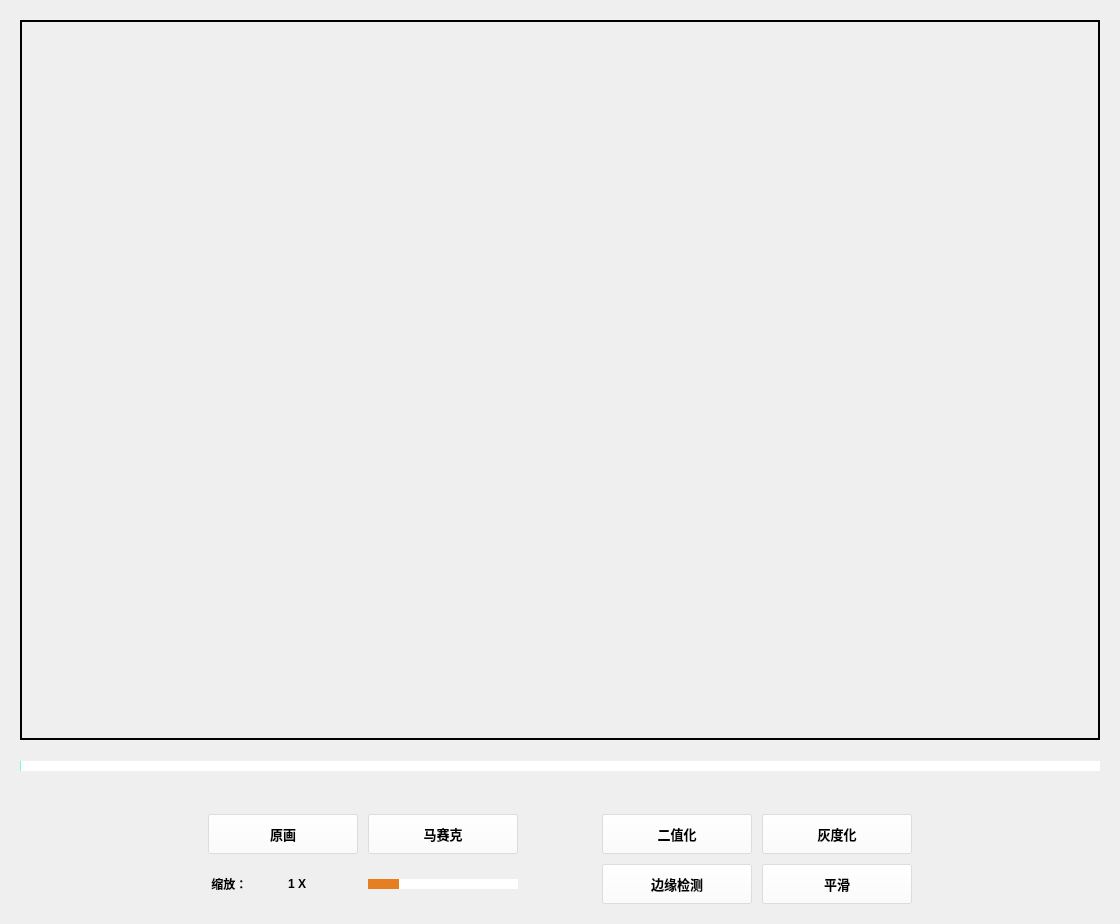
      <widget class="QWidget" name="tab_2">
       <attribute name="title">
        <string>视频处理</string>
       </attribute>
       <layout class="QHBoxLayout" name="horizontalLayout_3">
        <item>
         <widget class="QWidget" name="label_widget" native="true">
          <property name="sizePolicy">
           <sizepolicy hsizetype="Fixed" vsizetype="Preferred">
            <horstretch>0</horstretch>
            <verstretch>0</verstretch>
           </sizepolicy>
          </property>
          <layout class="QVBoxLayout" name="verticalLayout">
           <item>
            <widget class="QLabel" name="labelVideoShow">
             <property name="sizePolicy">
              <sizepolicy hsizetype="Fixed" vsizetype="Fixed">
               <horstretch>0</horstretch>
               <verstretch>0</verstretch>
              </sizepolicy>
             </property>
             <property name="minimumSize">
              <size>
               <width>1080</width>
               <height>720</height>
              </size>
             </property>
             <property name="maximumSize">
              <size>
               <width>1080</width>
               <height>720</height>
              </size>
             </property>
             <property name="frameShape">
              <enum>QFrame::WinPanel</enum>
             </property>
             <property name="frameShadow">
              <enum>QFrame::Plain</enum>
             </property>
             <property name="text">
              <string/>
             </property>
            </widget>
           </item>
           <item>
            <widget class="QSlider" name="sliderPlay">
             <property name="sizePolicy">
              <sizepolicy hsizetype="Fixed" vsizetype="Fixed">
               <horstretch>0</horstretch>
               <verstretch>0</verstretch>
              </sizepolicy>
             </property>
             <property name="minimumSize">
              <size>
               <width>1080</width>
               <height>40</height>
              </size>
             </property>
             <property name="maximumSize">
              <size>
               <width>1080</width>
               <height>40</height>
              </size>
             </property>
             <property name="styleSheet">
              <string notr="true">QSlider::groove:horizontal {
	height: 10px;
	background: rgb(105, 255, 225);
}
QSlider::handle:Horizontal 
{
     height: 40px;
     width: 35px;
     border-image: url(:/images/dragon.png);
     margin: -12 12px;
}
QSlider::add-page:horizontal {
    background: white;
}
QSlider::sub-page:horizontal {
    background: rgb(105, 255, 225);
}</string>
             </property>
             <property name="maximum">
              <number>1000</number>
             </property>
             <property name="orientation">
              <enum>Qt::Horizontal</enum>
             </property>
            </widget>
           </item>
           <item>
            <widget class="QLabel" name="labelPlayTime">
             <property name="sizePolicy">
              <sizepolicy hsizetype="Fixed" vsizetype="Fixed">
               <horstretch>0</horstretch>
               <verstretch>0</verstretch>
              </sizepolicy>
             </property>
             <property name="minimumSize">
              <size>
               <width>120</width>
               <height>16</height>
              </size>
             </property>
             <property name="maximumSize">
              <size>
               <width>120</width>
               <height>16</height>
              </size>
             </property>
             <property name="font">
              <font>
               <weight>75</weight>
               <bold>true</bold>
              </font>
             </property>
             <property name="text">
              <string/>
             </property>
            </widget>
           </item>
           <item>
            <layout class="QHBoxLayout" name="horizontalLayout_2">
             <property name="spacing">
              <number>10</number>
             </property>
             <item>
              <spacer name="horizontalSpacer_6">
               <property name="orientation">
                <enum>Qt::Horizontal</enum>
               </property>
               <property name="sizeHint" stdset="0">
                <size>
                 <width>40</width>
                 <height>20</height>
                </size>
               </property>
              </spacer>
             </item>
             <item>
              <layout class="QVBoxLayout" name="verticalLayout_8">
               <property name="spacing">
                <number>10</number>
               </property>
               <item>
                <layout class="QHBoxLayout" name="horizontalLayout_16">
                 <property name="spacing">
                  <number>10</number>
                 </property>
                 <item>
                  <widget class="QPushButton" name="btnSrcVideo">
                   <property name="sizePolicy">
                    <sizepolicy hsizetype="Fixed" vsizetype="Fixed">
                     <horstretch>0</horstretch>
                     <verstretch>0</verstretch>
                    </sizepolicy>
                   </property>
                   <property name="minimumSize">
                    <size>
                     <width>150</width>
                     <height>40</height>
                    </size>
                   </property>
                   <property name="maximumSize">
                    <size>
                     <width>150</width>
                     <height>40</height>
                    </size>
                   </property>
                   <property name="font">
                    <font>
                     <pointsize>10</pointsize>
                     <weight>75</weight>
                     <bold>true</bold>
                    </font>
                   </property>
                   <property name="styleSheet">
                    <string notr="true">QPushButton {
    /* 正常状态 */
	background-color: rgba(255, 255, 255, 100);
}

QPushButton:pressed {
    /* 鼠标按下状态 */
    background-color: rgb(0, 255, 255);
}</string>
                   </property>
                   <property name="text">
                    <string>原画</string>
                   </property>
                   <property name="icon">
                    <iconset resource="res.qrc">
                     <normaloff>:/images/src_image.png</normaloff>:/images/src_image.png</iconset>
                   </property>
                   <property name="iconSize">
                    <size>
                     <width>50</width>
                     <height>50</height>
                    </size>
                   </property>
                  </widget>
                 </item>
                 <item>
                  <widget class="QPushButton" name="btnMosaic">
                   <property name="sizePolicy">
                    <sizepolicy hsizetype="Fixed" vsizetype="Fixed">
                     <horstretch>0</horstretch>
                     <verstretch>0</verstretch>
                    </sizepolicy>
                   </property>
                   <property name="minimumSize">
                    <size>
                     <width>150</width>
                     <height>40</height>
                    </size>
                   </property>
                   <property name="maximumSize">
                    <size>
                     <width>150</width>
                     <height>40</height>
                    </size>
                   </property>
                   <property name="font">
                    <font>
                     <pointsize>10</pointsize>
                     <weight>75</weight>
                     <bold>true</bold>
                    </font>
                   </property>
                   <property name="styleSheet">
                    <string notr="true">QPushButton {
    /* 正常状态 */
	background-color: rgba(255, 255, 255, 100);
}

QPushButton:pressed {
    /* 鼠标按下状态 */
    background-color: rgb(0, 255, 255);
}</string>
                   </property>
                   <property name="text">
                    <string>马赛克</string>
                   </property>
                   <property name="icon">
                    <iconset resource="res.qrc">
                     <normaloff>:/images/mosaic.png</normaloff>:/images/mosaic.png</iconset>
                   </property>
                   <property name="iconSize">
                    <size>
                     <width>35</width>
                     <height>35</height>
                    </size>
                   </property>
                  </widget>
                 </item>
                </layout>
               </item>
               <item>
                <layout class="QHBoxLayout" name="horizontalLayout">
                 <item>
                  <widget class="QLabel" name="labelScaleFactor1">
                   <property name="sizePolicy">
                    <sizepolicy hsizetype="Fixed" vsizetype="Fixed">
                     <horstretch>0</horstretch>
                     <verstretch>0</verstretch>
                    </sizepolicy>
                   </property>
                   <property name="minimumSize">
                    <size>
                     <width>70</width>
                     <height>16</height>
                    </size>
                   </property>
                   <property name="maximumSize">
                    <size>
                     <width>70</width>
                     <height>16</height>
                    </size>
                   </property>
                   <property name="font">
                    <font>
                     <pointsize>9</pointsize>
                     <weight>75</weight>
                     <bold>true</bold>
                    </font>
                   </property>
                   <property name="text">
                    <string> 缩放：</string>
                   </property>
                  </widget>
                 </item>
                 <item>
                  <widget class="QLabel" name="labelScaleFactor2">
                   <property name="sizePolicy">
                    <sizepolicy hsizetype="Fixed" vsizetype="Fixed">
                     <horstretch>0</horstretch>
                     <verstretch>0</verstretch>
                    </sizepolicy>
                   </property>
                   <property name="minimumSize">
                    <size>
                     <width>70</width>
                     <height>16</height>
                    </size>
                   </property>
                   <property name="maximumSize">
                    <size>
                     <width>70</width>
                     <height>16</height>
                    </size>
                   </property>
                   <property name="font">
                    <font>
                     <weight>75</weight>
                     <bold>true</bold>
                    </font>
                   </property>
                   <property name="text">
                    <string>1 X</string>
                   </property>
                  </widget>
                 </item>
                 <item>
                  <widget class="QSlider" name="sliderScaleFactor">
                   <property name="sizePolicy">
                    <sizepolicy hsizetype="Fixed" vsizetype="Fixed">
                     <horstretch>0</horstretch>
                     <verstretch>0</verstretch>
                    </sizepolicy>
                   </property>
                   <property name="minimumSize">
                    <size>
                     <width>150</width>
                     <height>40</height>
                    </size>
                   </property>
                   <property name="maximumSize">
                    <size>
                     <width>150</width>
                     <height>40</height>
                    </size>
                   </property>
                   <property name="styleSheet">
                    <string notr="true">QSlider::groove:horizontal {
	height: 10px;
	background: #e67e22;
}
QSlider::handle:Horizontal 
{
     height: 20px;
     width: 20px;
     border-image: url(:/images/slider.png);
     margin: -12 12px;
}
QSlider::add-page:horizontal {
    background: white;
}
QSlider::sub-page:horizontal {
    background: #e67e22;
}</string>
                   </property>
                   <property name="minimum">
                    <number>25</number>
                   </property>
                   <property name="maximum">
                    <number>400</number>
                   </property>
                   <property name="value">
                    <number>100</number>
                   </property>
                   <property name="orientation">
                    <enum>Qt::Horizontal</enum>
                   </property>
                  </widget>
                 </item>
                </layout>
               </item>
              </layout>
             </item>
             <item>
              <widget class="QPushButton" name="btnPlayStop">
               <property name="enabled">
                <bool>false</bool>
               </property>
               <property name="sizePolicy">
                <sizepolicy hsizetype="Fixed" vsizetype="Fixed">
                 <horstretch>0</horstretch>
                 <verstretch>0</verstretch>
                </sizepolicy>
               </property>
               <property name="minimumSize">
                <size>
                 <width>64</width>
                 <height>64</height>
                </size>
               </property>
               <property name="maximumSize">
                <size>
                 <width>64</width>
                 <height>64</height>
                </size>
               </property>
               <property name="styleSheet">
                <string notr="true">border-radius:32px;
border:none;</string>
               </property>
               <property name="text">
                <string/>
               </property>
               <property name="iconSize">
                <size>
                 <width>64</width>
                 <height>64</height>
                </size>
               </property>
              </widget>
             </item>
             <item>
              <layout class="QGridLayout" name="gridLayout_6">
               <property name="spacing">
                <number>10</number>
               </property>
               <item row="0" column="0">
                <widget class="QPushButton" name="btnBinarization">
                 <property name="sizePolicy">
                  <sizepolicy hsizetype="Fixed" vsizetype="Fixed">
                   <horstretch>0</horstretch>
                   <verstretch>0</verstretch>
                  </sizepolicy>
                 </property>
                 <property name="minimumSize">
                  <size>
                   <width>150</width>
                   <height>40</height>
                  </size>
                 </property>
                 <property name="maximumSize">
                  <size>
                   <width>150</width>
                   <height>40</height>
                  </size>
                 </property>
                 <property name="font">
                  <font>
                   <pointsize>10</pointsize>
                   <weight>75</weight>
                   <bold>true</bold>
                  </font>
                 </property>
                 <property name="styleSheet">
                  <string notr="true">QPushButton {
    /* 正常状态 */
	background-color: rgba(255, 255, 255, 100);
}

QPushButton:pressed {
    /* 鼠标按下状态 */
    background-color: rgb(0, 255, 255);
}</string>
                 </property>
                 <property name="text">
                  <string>二值化</string>
                 </property>
                 <property name="icon">
                  <iconset resource="res.qrc">
                   <normaloff>:/images/binarization.png</normaloff>:/images/binarization.png</iconset>
                 </property>
                 <property name="iconSize">
                  <size>
                   <width>34</width>
                   <height>34</height>
                  </size>
                 </property>
                </widget>
               </item>
               <item row="1" column="0">
                <widget class="QPushButton" name="btnEdgeVideo">
                 <property name="sizePolicy">
                  <sizepolicy hsizetype="Fixed" vsizetype="Fixed">
                   <horstretch>0</horstretch>
                   <verstretch>0</verstretch>
                  </sizepolicy>
                 </property>
                 <property name="minimumSize">
                  <size>
                   <width>150</width>
                   <height>40</height>
                  </size>
                 </property>
                 <property name="maximumSize">
                  <size>
                   <width>150</width>
                   <height>40</height>
                  </size>
                 </property>
                 <property name="font">
                  <font>
                   <pointsize>10</pointsize>
                   <weight>75</weight>
                   <bold>true</bold>
                  </font>
                 </property>
                 <property name="styleSheet">
                  <string notr="true">QPushButton {
    /* 正常状态 */
	background-color: rgba(255, 255, 255, 100);
}

QPushButton:pressed {
    /* 鼠标按下状态 */
    background-color: rgb(0, 255, 255);
}</string>
                 </property>
                 <property name="text">
                  <string>边缘检测</string>
                 </property>
                 <property name="icon">
                  <iconset resource="res.qrc">
                   <normaloff>:/images/edge_detector.png</normaloff>:/images/edge_detector.png</iconset>
                 </property>
                 <property name="iconSize">
                  <size>
                   <width>35</width>
                   <height>35</height>
                  </size>
                 </property>
                </widget>
               </item>
               <item row="0" column="1">
                <widget class="QPushButton" name="btnGrayVideo">
                 <property name="sizePolicy">
                  <sizepolicy hsizetype="Fixed" vsizetype="Fixed">
                   <horstretch>0</horstretch>
                   <verstretch>0</verstretch>
                  </sizepolicy>
                 </property>
                 <property name="minimumSize">
                  <size>
                   <width>150</width>
                   <height>40</height>
                  </size>
                 </property>
                 <property name="maximumSize">
                  <size>
                   <width>150</width>
                   <height>40</height>
                  </size>
                 </property>
                 <property name="font">
                  <font>
                   <pointsize>10</pointsize>
                   <weight>75</weight>
                   <bold>true</bold>
                  </font>
                 </property>
                 <property name="styleSheet">
                  <string notr="true">QPushButton {
    /* 正常状态 */
	background-color: rgba(255, 255, 255, 100);
}

QPushButton:pressed {
    /* 鼠标按下状态 */
    background-color: rgb(0, 255, 255);
}</string>
                 </property>
                 <property name="text">
                  <string>灰度化</string>
                 </property>
                 <property name="icon">
                  <iconset resource="res.qrc">
                   <normaloff>:/images/gray.png</normaloff>:/images/gray.png</iconset>
                 </property>
                 <property name="iconSize">
                  <size>
                   <width>40</width>
                   <height>40</height>
                  </size>
                 </property>
                </widget>
               </item>
               <item row="1" column="1">
                <widget class="QPushButton" name="btnSmooth">
                 <property name="sizePolicy">
                  <sizepolicy hsizetype="Fixed" vsizetype="Fixed">
                   <horstretch>0</horstretch>
                   <verstretch>0</verstretch>
                  </sizepolicy>
                 </property>
                 <property name="minimumSize">
                  <size>
                   <width>150</width>
                   <height>40</height>
                  </size>
                 </property>
                 <property name="maximumSize">
                  <size>
                   <width>150</width>
                   <height>40</height>
                  </size>
                 </property>
                 <property name="font">
                  <font>
                   <pointsize>10</pointsize>
                   <weight>75</weight>
                   <bold>true</bold>
                  </font>
                 </property>
                 <property name="styleSheet">
                  <string notr="true">QPushButton {
    /* 正常状态 */
	background-color: rgba(255, 255, 255, 100);
}

QPushButton:pressed {
    /* 鼠标按下状态 */
    background-color: rgb(0, 255, 255);
}</string>
                 </property>
                 <property name="text">
                  <string>平滑</string>
                 </property>
                 <property name="icon">
                  <iconset resource="res.qrc">
                   <normaloff>:/images/smooth.png</normaloff>:/images/smooth.png</iconset>
                 </property>
                 <property name="iconSize">
                  <size>
                   <width>35</width>
                   <height>35</height>
                  </size>
                 </property>
                </widget>
               </item>
              </layout>
             </item>
             <item>
              <spacer name="horizontalSpacer_7">
               <property name="orientation">
                <enum>Qt::Horizontal</enum>
               </property>
               <property name="sizeHint" stdset="0">
                <size>
                 <width>40</width>
                 <height>20</height>
                </size>
               </property>
              </spacer>
             </item>
            </layout>
           </item>
          </layout>
         </widget>
        </item>
       </layout>
      </widget>
